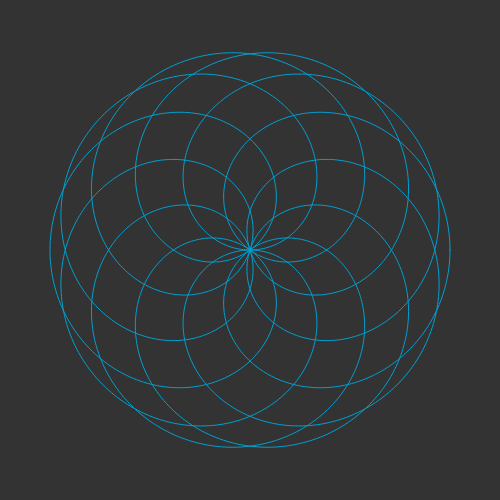
Frame 1 (no input)
Frame 60 (no input): identical to frame 1, image omitted
Frame 120 (the mouse pressed at the canvas centre since frame 60): identical to frame 1, image omitted

The p5.js sketch that drew this single still picture (run headless with seeded random() and noise() and a simulated clock; from frame 60 on, the mouse is pressed at the canvas centre):

// p5.js sketch
// ── sketch.js
// Michael Lam
// March 18, 2019
// Coding Challenge 55 (Derivative): Mathematical Rose Patterns

// Declaring variables
var d, n, weight, dSlider, nSlider, weightSlider;

// Creating rose object
var Rose = function() {
  this.d = 8;
  this.n = 5;
}

// Sets up colour and stroke weight of rose
Rose.prototype.properties = function(r, g, b) {
  this.r = r;
  this.g = g;
  this.b = b;
  weight = weightSlider.value();

  stroke(r, g, b);
  noFill();
  strokeWeight(weight);
}

// Expands rose based on slider value
Rose.prototype.expand = function() {
  d = dSlider.value();
  n = nSlider.value();

  push();
  translate(width / 2, height / 2);
  beginShape();
  for (let a = 0; a < TWO_PI * d; a += 0.02) {
    let r = 200 * cos(n / d * a);
    let x = r * cos(a);
    let y = r * sin(a);
    vertex(x, y);
  }
  endShape(CLOSE);
  pop();
}

// Declaring instances
var rose1 = new Rose();

// Canvas setup
function setup() {
  createCanvas(500, 500);

  dSlider = createSlider(1, 20, 8, 1);
  nSlider = createSlider(1, 20, 5, 1);
  weightSlider = createSlider(1, 8, 1, 1);

  dSlider.input(draw);
  nSlider.input(draw);
  weightSlider.input(draw);
}

// Continuously draws rose
function draw() {
  background(51);
  rose1.properties(0, 161, 211);
  rose1.expand();
}
